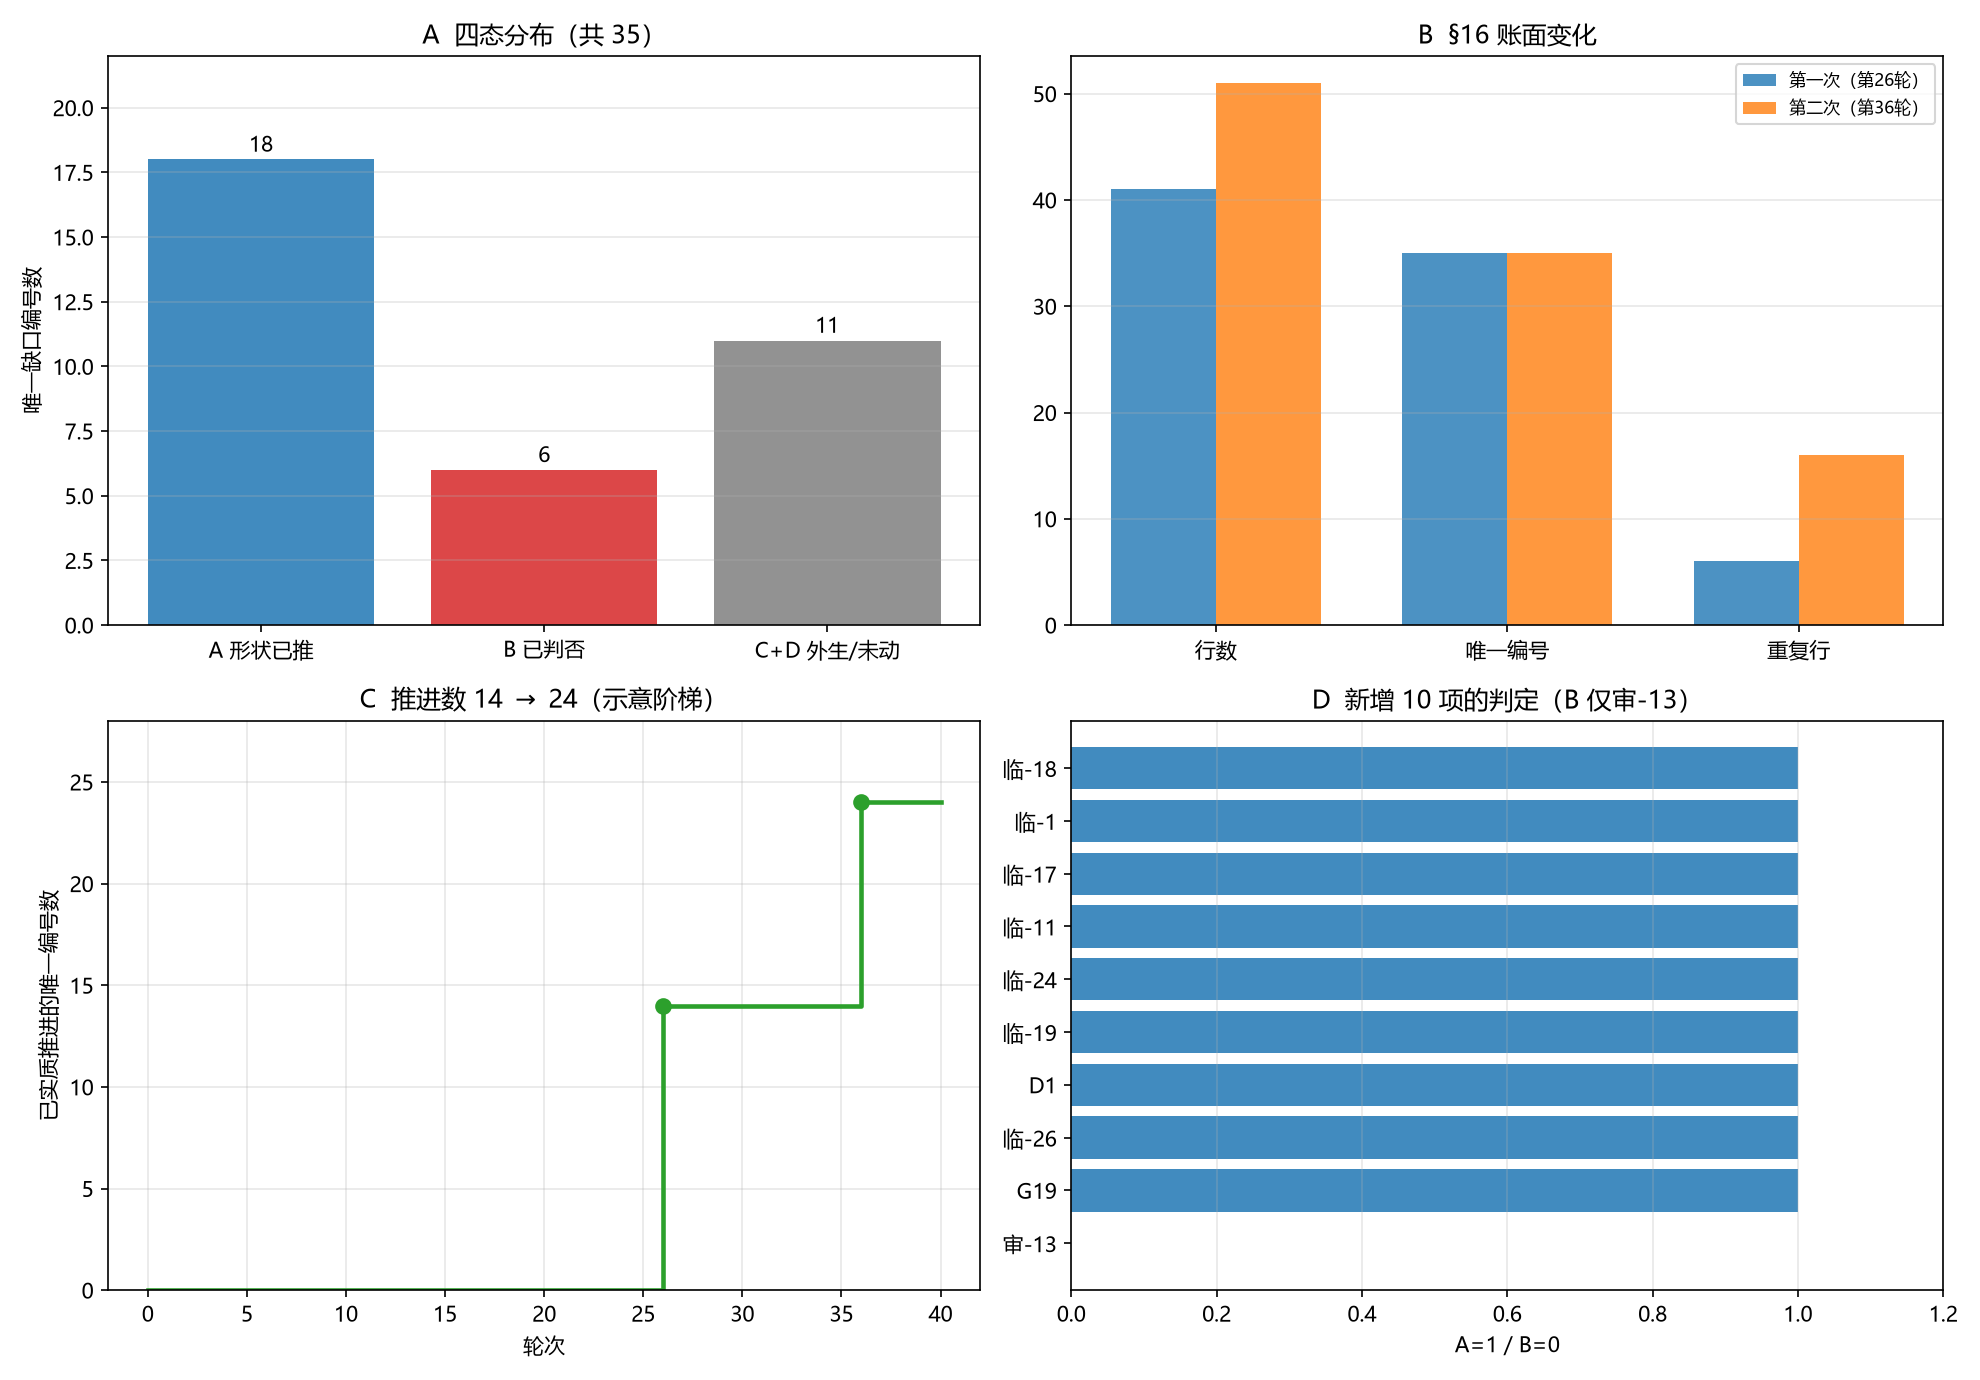

The Python source for this figure:
# -*- coding: utf-8 -*-
"""
全链第二次核对（第 27–36 轮）的账面图像。

1. 四态分布 A=18 / B=6 / C+D=11；
2. §16 账面：行数 41→51，唯一编号恒 35，重复 6→16；
3. 推进唯一编号 14→24（示意阶梯）；
4. 新增 10 项的态分布。

账面数据来自主链 §16 的表面积分，无拟合。
"""

import csv
import os

import numpy as np
import matplotlib
matplotlib.use("Agg")
import matplotlib.pyplot as plt

plt.rcParams["font.sans-serif"] = ["Microsoft YaHei", "SimHei", "DejaVu Sans"]
plt.rcParams["axes.unicode_minus"] = False

HERE = os.path.dirname(os.path.abspath(__file__))
OUT_PNG = os.path.join(HERE, "全链_第二次核对.png")
OUT_CSV = os.path.join(HERE, "全链_第二次核对.csv")

NEW = [
    ("审-13", "B"), ("G19", "A"), ("临-26", "A"), ("D1", "A"), ("临-19", "A"),
    ("临-24", "A"), ("临-11", "A"), ("临-17", "A"), ("临-1", "A"), ("临-18", "A"),
]


def main():
    rows = []
    for k, v in [("A", 18), ("B", 6), ("C+D", 11)]:
        rows.append(("state", k, v, 35, np.nan))
    for k, v in [("rows_audit1", 41), ("rows_audit2", 51), ("unique", 35),
                 ("dups_audit1", 6), ("dups_audit2", 16),
                 ("advanced_audit1", 14), ("advanced_audit2", 24)]:
        rows.append(("ledger", k, v, np.nan, np.nan))
    for g, s in NEW:
        rows.append(("new_item", g, 1 if s == "A" else 0, np.nan, np.nan))

    with open(OUT_CSV, "w", newline="", encoding="utf-8-sig") as fh:
        wr = csv.writer(fh)
        wr.writerow(["kind", "x", "y", "y_ref", "extra"])
        wr.writerows(rows)

    fig, ax = plt.subplots(2, 2, figsize=(13.2, 9.2))

    ax[0, 0].bar(["A 形状已推", "B 已判否", "C+D 外生/未动"], [18, 6, 11],
                 color=["tab:blue", "tab:red", "tab:gray"], alpha=0.85)
    for i, v in enumerate([18, 6, 11]):
        ax[0, 0].text(i, v + 0.3, str(v), ha="center", fontsize=10)
    ax[0, 0].set_ylabel("唯一缺口编号数")
    ax[0, 0].set_title("A  四态分布（共 35）")
    ax[0, 0].set_ylim(0, 22)
    ax[0, 0].grid(alpha=0.3, axis="y")

    labels = ["行数", "唯一编号", "重复行"]
    a1 = [41, 35, 6]
    a2 = [51, 35, 16]
    x = np.arange(3)
    ax[0, 1].bar(x - 0.18, a1, 0.36, label="第一次（第26轮）", color="tab:blue", alpha=0.8)
    ax[0, 1].bar(x + 0.18, a2, 0.36, label="第二次（第36轮）", color="tab:orange", alpha=0.8)
    ax[0, 1].set_xticks(x)
    ax[0, 1].set_xticklabels(labels)
    ax[0, 1].set_title("B  §16 账面变化")
    ax[0, 1].legend(fontsize=8)
    ax[0, 1].grid(alpha=0.3, axis="y")

    ax[1, 0].step([0, 26, 36, 40], [0, 14, 24, 24], where="post", lw=2.2,
                  color="tab:green")
    ax[1, 0].plot([26, 36], [14, 24], "o", color="tab:green", ms=7)
    ax[1, 0].set_xlabel("轮次")
    ax[1, 0].set_ylabel("已实质推进的唯一编号数")
    ax[1, 0].set_title(r"C  推进数 14 $\to$ 24（示意阶梯）")
    ax[1, 0].set_ylim(0, 28)
    ax[1, 0].grid(alpha=0.3)

    names = [g for g, _ in NEW]
    vals = [1 if s == "A" else 0 for _, s in NEW]
    ax[1, 1].barh(names, vals, color=["tab:blue" if v else "tab:red" for v in vals], alpha=0.85)
    ax[1, 1].set_xlabel("A=1 / B=0")
    ax[1, 1].set_title("D  新增 10 项的判定（B 仅审-13）")
    ax[1, 1].set_xlim(0, 1.2)
    ax[1, 1].grid(alpha=0.3, axis="x")

    fig.tight_layout()
    fig.savefig(OUT_PNG, dpi=150)
    plt.close(fig)
    print("账面：51 行 / 35 唯一 / 24 推进（A18+B6）/ 11 余")
    print("saved:", OUT_PNG)
    print("saved:", OUT_CSV)


if __name__ == "__main__":
    main()
